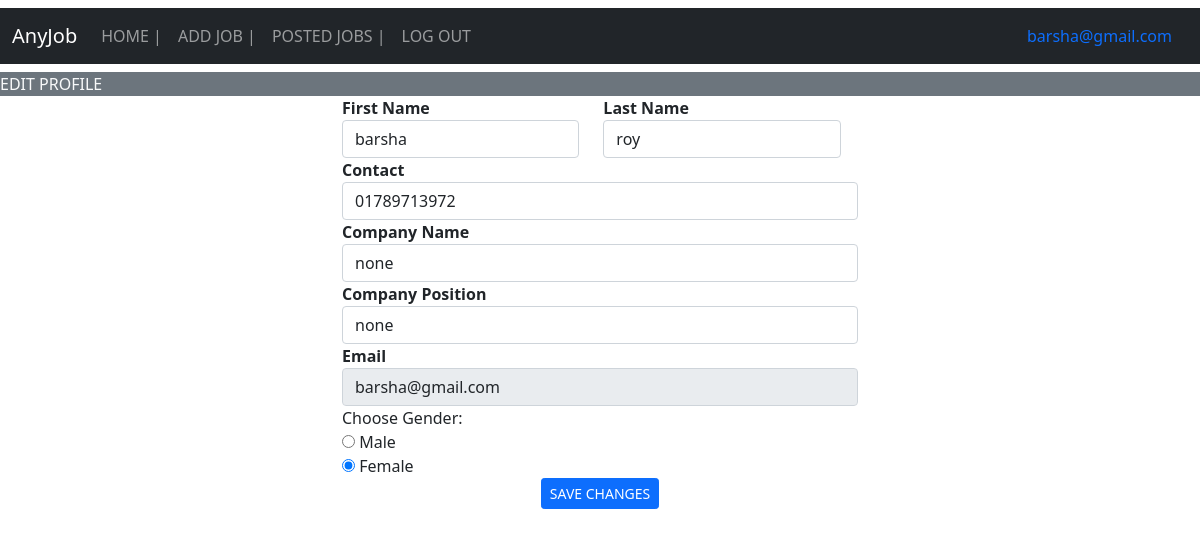
The page /edit_profile_employer (signed in) on the database its author committed.
### job/models.py (models this page shows, shortened)
class Employer(models.Model):
    contact = models.CharField(max_length=15)
    image = models.FileField(upload_to="employer/images", null=True)
    gender = models.CharField(max_length=15,null=True)
    type = models.CharField(max_length=15,null=True)
    company = models.CharField(max_length=25,null=True)
    status = models.CharField(max_length=25,null=True)
    position = models.CharField(max_length=25,null=True)
    user= models.OneToOneField(User, on_delete=CASCADE,null=True)

### job/views.py (the view, shortened to what this page needs)
# urls.py: path('edit_profile_employer', views.edit_profile_employer, name="edit_profile_employer"),
def edit_profile_employer(request):
    if not request.user.is_authenticated:
        return redirect('employer_login')
    user = request.user
    employer = Employer.objects.get(user=user)
    error = ""
    d = {'employer': employer, 'error': error}
    return render(request, 'edit_profile_employer.html', d)

### job/templates/edit_profile_employer.html (shortened to what this page needs)
{% extends 'employer_navigation.html' %}
{% block body %}
<marquee class="bg-secondary text-light" width="100%" direction="right" height="25px">
  EDIT PROFILE
</marquee>
<div class="container" style="width:45%">
    <form method="post" enctype="multipart/form-data">
    <div class="d-flex flex-wrap">
        <div class="form-group" style="width: 46%;">
            <label for="fname">First Name</label>
            <input type="text" class="form-control" id="fname" name="fname" value="{{employer.user.first_name}}" required>
        </div>
        <div class="form-group ms-4" style="width: 46%;">
            <label for="lname">Last Name</label>
            <input type="text" class="form-control" id="lname" name="lname" value="{{employer.user.last_name}}" required>
        </div>
    </div>
    <div class="form-group">
        <label for="contact">Contact</label>
        <input type="text" class="form-control" id="contact" name="contact" value="{{employer.contact}}" required>
    </div>
    <div class="form-group">
        <label for="company">Company Name</label>
        <input type="text" class="form-control" id="company" name="company" value="{{employer.company}}" required>
    </div>
    <div class="form-group">
        <label for="position">Company Position</label>
        <input type="text" class="form-control" id="position" name="position" value="{{employer.position}}" required>
    </div>
    <div class="form-group">
        <label for="email">Email</label>
        <input type="email" class="form-control" id="email" name="email" value="{{employer.user.username}}" readonly required>
    </div>
    Choose Gender:
    {% if employer.gender == "Male" %}
    <div class="form-group">
        <input class="custom-control custom-radio custom-control-inline" type="radio" id="gender" name="gender" value="Male" checked> Male<br>
        <input class="custom-control custom-radio custom-control-inline" type="radio" id="gender" name="gender" value="Female"> Female<br>
    </div>
    {% else %}
    <div class="form-group">
        <input class="custom-control custom-radio custom-control-inline" type="radio" id="gender" name="gender" value="Male"> Male<br>
        <input class="custom-control custom-radio custom-control-inline" type="radio" id="gender" name="gender" value="Female" checked> Female<br>
    </div>
    {% endif %}
    <button type="submit" class="btn btn-primary btn-sm mx-auto d-block">SAVE CHANGES</button>
    </form>
</div>
{% endblock body %}

### job/templates/employer_navigation.html (shortened to what this page needs)
<!doctype html>
<html lang="en">
  <head>
    <link href="https://cdn.jsdelivr.net/npm/bootstrap@5.0.1/dist/css/bootstrap.min.css" rel="stylesheet">
    <link rel="stylesheet" href="//cdn.datatables.net/1.10.24/css/jquery.dataTables.min.css">
    <link rel="stylesheet" href="https://cdn.datatables.net/buttons/1.7.0/css/buttons.dataTables.min.css">
  </head>
  <body>
    <nav class="navbar navbar-expand-lg navbar-dark bg-dark my-2">
        <div class="container-fluid">
          <a class="navbar-brand">AnyJob</a>
          <div class="collapse navbar-collapse" id="navbarSupportedContent">
            <ul class="navbar-nav me-auto mb-2 mb-lg-0">
              <li class="nav-item">
                <a class="nav-link" aria-current="page" href="/employer_home">HOME  |</a>
              </li>
              <li class="nav-item">
                <a class="nav-link" href="/add_job">ADD JOB  |</a>
              </li>
              <li class="nav-item">
                <a class="nav-link" href="/job_list">POSTED JOBS  |</a>
              </li>
              <li class="nav-item">
                <a class="nav-link" href="/logout_employer">LOG OUT</a>
              </li>
            </ul>
            <li class="nav-item d-flex">
                <a class="nav-link" href="/employer_home"> {{request.user.username}} </a>
            </li>
          </div>
        </div>
      </nav>
      {% block body %} {% endblock body %}
  </body>
</html>

### job/templates/employer_navigation.html (style rules this page uses)
label { font-weight: bold; }

### rows shown on the page
Employer: fname "barsha", lname "roy", contact "01789713972", company "none", position "none", email "barsha@gmail.com"

### other values the page prints
{{ request.user.username }} "barsha@gmail.com"
